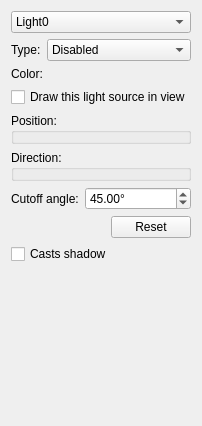
     <widget class="QWidget" name="tabLights">
      <attribute name="title">
       <string>Lights</string>
      </attribute>
      <layout class="QVBoxLayout" name="_19">
       <item>
        <layout class="QHBoxLayout" name="layout_12">
         <item>
          <widget class="QComboBox" name="comboLightNum">
           <property name="sizePolicy">
            <sizepolicy hsizetype="Expanding" vsizetype="Fixed">
             <horstretch>0</horstretch>
             <verstretch>0</verstretch>
            </sizepolicy>
           </property>
           <item>
            <property name="text">
             <string>Light0</string>
            </property>
           </item>
           <item>
            <property name="text">
             <string>Light1</string>
            </property>
           </item>
           <item>
            <property name="text">
             <string>Light2</string>
            </property>
           </item>
           <item>
            <property name="text">
             <string>Light3</string>
            </property>
           </item>
           <item>
            <property name="text">
             <string>Light4</string>
            </property>
           </item>
           <item>
            <property name="text">
             <string>Light5</string>
            </property>
           </item>
           <item>
            <property name="text">
             <string>Light6</string>
            </property>
           </item>
           <item>
            <property name="text">
             <string>Light7</string>
            </property>
           </item>
          </widget>
         </item>
        </layout>
       </item>
       <item>
        <layout class="QHBoxLayout" name="layout_10">
         <item>
          <widget class="QLabel" name="_10">
           <property name="text">
            <string>Type:</string>
           </property>
          </widget>
         </item>
         <item>
          <widget class="QComboBox" name="comboLightType">
           <property name="sizePolicy">
            <sizepolicy hsizetype="Expanding" vsizetype="Fixed">
             <horstretch>0</horstretch>
             <verstretch>0</verstretch>
            </sizepolicy>
           </property>
           <item>
            <property name="text">
             <string>Disabled</string>
            </property>
           </item>
           <item>
            <property name="text">
             <string>Directional</string>
            </property>
           </item>
           <item>
            <property name="text">
             <string>Spot</string>
            </property>
           </item>
           <item>
            <property name="text">
             <string>Point</string>
            </property>
           </item>
          </widget>
         </item>
        </layout>
       </item>
       <item>
        <layout class="QHBoxLayout" name="layout_11">
         <item>
          <widget class="QLabel" name="label_10">
           <property name="sizePolicy">
            <sizepolicy hsizetype="Preferred" vsizetype="Minimum">
             <horstretch>0</horstretch>
             <verstretch>0</verstretch>
            </sizepolicy>
           </property>
           <property name="maximumSize">
            <size>
             <width>16777215</width>
             <height>30</height>
            </size>
           </property>
           <property name="text">
            <string>Color:</string>
           </property>
          </widget>
         </item>
         <item>
          <widget class="ColorChooser" name="lightColorChooser" native="true">
           <property name="sizePolicy">
            <sizepolicy hsizetype="Expanding" vsizetype="Minimum">
             <horstretch>0</horstretch>
             <verstretch>0</verstretch>
            </sizepolicy>
           </property>
          </widget>
         </item>
        </layout>
       </item>
       <item>
        <widget class="QCheckBox" name="checkBox">
         <property name="text">
          <string>Draw this light source in view</string>
         </property>
        </widget>
       </item>
       <item>
        <widget class="QGroupBox" name="groupBox_2">
         <property name="title">
          <string>Position:</string>
         </property>
         <layout class="QVBoxLayout" name="verticalLayout_14">
          <property name="margin">
           <number>0</number>
          </property>
          <item>
           <widget class="VectorChooser" name="lightPositionChooser" native="true"/>
          </item>
         </layout>
        </widget>
       </item>
       <item>
        <widget class="QGroupBox" name="groupBox_3">
         <property name="title">
          <string>Direction:</string>
         </property>
         <layout class="QVBoxLayout" name="verticalLayout_8">
          <property name="margin">
           <number>0</number>
          </property>
          <item>
           <widget class="VectorChooser" name="lightDirectionChooser" native="true"/>
          </item>
         </layout>
        </widget>
       </item>
       <item>
        <layout class="QHBoxLayout" name="layout_9">
         <item>
          <widget class="QLabel" name="_11">
           <property name="text">
            <string>Cutoff angle:</string>
           </property>
          </widget>
         </item>
         <item>
          <widget class="QDoubleSpinBox" name="lightCutoffAngle">
           <property name="sizePolicy">
            <sizepolicy hsizetype="Expanding" vsizetype="Fixed">
             <horstretch>0</horstretch>
             <verstretch>0</verstretch>
            </sizepolicy>
           </property>
           <property name="suffix">
            <string>°</string>
           </property>
           <property name="value">
            <double>45.000000000000000</double>
           </property>
          </widget>
         </item>
        </layout>
       </item>
       <item alignment="Qt::AlignRight">
        <widget class="QPushButton" name="pushButton_4">
         <property name="sizePolicy">
          <sizepolicy hsizetype="Fixed" vsizetype="Fixed">
           <horstretch>0</horstretch>
           <verstretch>0</verstretch>
          </sizepolicy>
         </property>
         <property name="text">
          <string>Reset</string>
         </property>
        </widget>
       </item>
       <item>
        <widget class="QCheckBox" name="checkBoxLightCastsShadow">
         <property name="text">
          <string>Casts shadow</string>
         </property>
        </widget>
       </item>
       <item>
        <spacer name="verticalSpacer_3">
         <property name="orientation">
          <enum>Qt::Vertical</enum>
         </property>
         <property name="sizeHint" stdset="0">
          <size>
           <width>20</width>
           <height>151</height>
          </size>
         </property>
        </spacer>
       </item>
      </layout>
     </widget>
